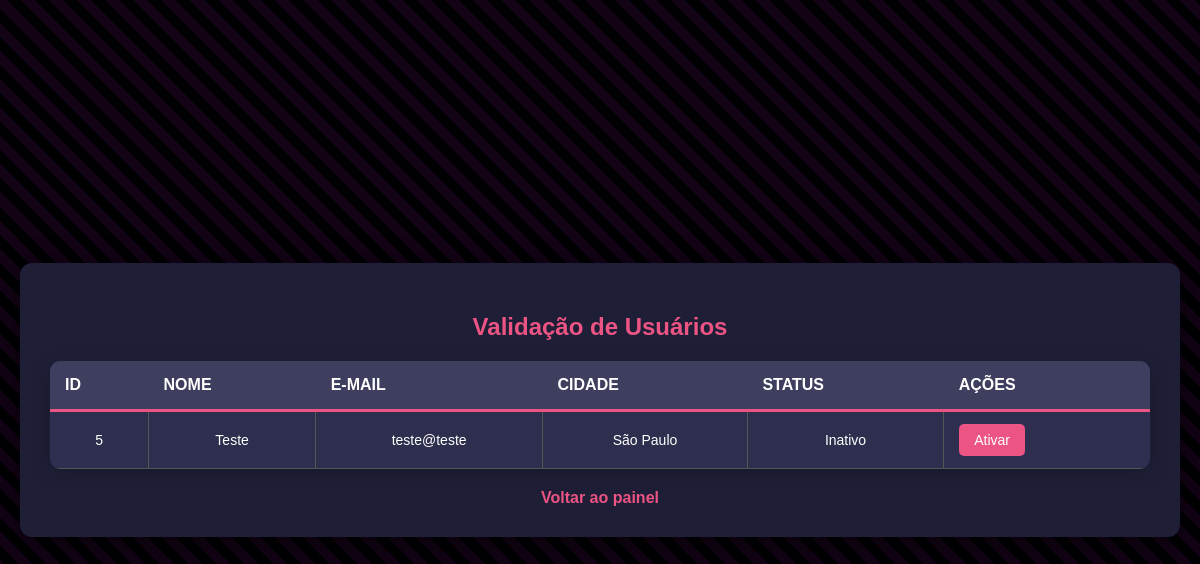
/validar_usuarios.php (signed in), run on the app's committed database.
### tables this page shows
CREATE TABLE `usuario` (
  `id_usuario` int(11) NOT NULL AUTO_INCREMENT,
  `nome` varchar(100) NOT NULL,
  `email` varchar(100) NOT NULL,
  `cpf` char(11) DEFAULT NULL,
  `nascimento` date DEFAULT NULL,
  `telefone` varchar(15) DEFAULT NULL,
  `senha` varchar(255) NOT NULL,
  `tipo` enum('Administrador','Usuário Comum','Prestador de Serviços') DEFAULT 'Usuário Comum',
  `imagemDocumento` blob NOT NULL,
  `imagemEndereco` blob NOT NULL,
  `cep` char(9) NOT NULL,
  `endereco` varchar(255) NOT NULL,
  `numero` char(6) DEFAULT NULL,
  `complemento` varchar(100) DEFAULT NULL,
  `bairro` varchar(255) NOT NULL,
  `cidade` varchar(255) NOT NULL,
  `status` enum('Ativo','Inativo') DEFAULT 'Ativo',
  `data_criacao` timestamp NOT NULL DEFAULT current_timestamp(),
  PRIMARY KEY (`id_usuario`),
  UNIQUE KEY `email` (`email`),
  UNIQUE KEY `cpf` (`cpf`)
);

### validar_usuarios.php (the view, shortened to what this page needs)
<?php
require 'conexao.php';
$adminCidade = $_SESSION['cidade'];
$stmt = $pdo->prepare("SELECT id_usuario, nome, email, cidade, status FROM usuario WHERE status = 'Inativo' AND cidade = :cidade");
$stmt->bindParam(':cidade', $adminCidade);
$stmt->execute();
$usuarios = $stmt->fetchAll(PDO::FETCH_ASSOC);
?>
<!DOCTYPE html>
<html lang="pt-br">
<head>
    <link rel="stylesheet" href="css/denuncias.css">
</head>
<body>
<div class="form-container">
    <h2>Validação de Usuários</h2>
    <table>
        <thead>
            <tr>
                <th>ID</th>
                <th>Nome</th>
                <th>E-mail</th>
                <th>Cidade</th>
                <th>Status</th>
                <th>Ações</th>
            </tr>
        </thead>
        <tbody>
            <?php foreach ($usuarios as $usuario): ?>
                <tr>
                    <td><?= htmlspecialchars($usuario['id_usuario']) ?></td>
                    <td><?= htmlspecialchars($usuario['nome']) ?></td>
                    <td><?= htmlspecialchars($usuario['email']) ?></td>
                    <td><?= htmlspecialchars($usuario['cidade']) ?></td>
                    <td><?= htmlspecialchars($usuario['status']) ?></td>
                    <td>
                        <form method="post" onsubmit="return confirmarAtivacao()">
                            <button type="submit">Ativar</button>
                        </form>
                    </td>
                </tr>
            <?php endforeach; ?>
        </tbody>
    </table>
    <div class="back-link">
        <a href="admin.php">Voltar ao painel</a>
    </div>
</div>
</body>
</html>

### css/denuncias.css (style rules this page uses)
body { font-family: 'Arial', sans-serif; background: repeating-linear-gradient( 45deg, #ec5483, #ec5483 10px, #0a0514 10px, #0a0514 20px ) #0a0514; background-blend-mode: overlay; color: #ffffff; margin: 0; padding: 0; display: flex; justify-content: center; align-items: center; min-height: 100vh; }
.form-container { margin: 20px; background-color: #1e1e37; padding: 30px; border-radius: 12px; box-shadow: 0 8px 30px rgba(0, 0, 0, 0.5); width: 100%; max-width: 900px; text-align: center; }
h2 { font-size: 24px; color: #ec5483; margin-bottom: 20px; }
table { width: 100%; table-layout: auto; border-collapse: collapse; margin-bottom: 20px; background-color: #2e2e4e; border-radius: 10px; overflow: hidden; box-shadow: 0 4px 20px rgba(0, 0, 0, 0.2); }
th { background-color: #3e3e5e; color: #ffffff; text-align: left; padding: 15px; font-size: 16px; text-transform: uppercase; border-bottom: 3px solid #ec5483; }
td { padding: 12px 15px; color: #ffffff; font-size: 14px; border-bottom: 1px solid #555; border-right: 1px solid #555; }
td:last-child, th:last-child { border-right: none; }
td { word-wrap: break-word; max-width: 200px; }
form { display: flex; gap: 10px; align-items: center; }
form button { padding: 8px 15px; font-size: 14px; border-radius: 5px; background-color: #ec5483; color: white; border: none; cursor: pointer; transition: background-color 0.3s, box-shadow 0.3s; }
.form-container { margin: 20px; background-color: #1e1e37; padding: 30px; border-radius: 12px; box-shadow: 0 8px 30px rgba(0, 0, 0, 0.5); width: 100%; max-width: 95%; overflow-x: auto; text-align: center; }
.back-link { margin-top: 20px; font-size: 16px; }
.back-link a { text-decoration: none; color: #ec5483; font-weight: bold; }

### data on the page
usuario: id_usuario "5", nome "Teste", email "teste@teste", cidade "São Paulo", status "Inativo"
